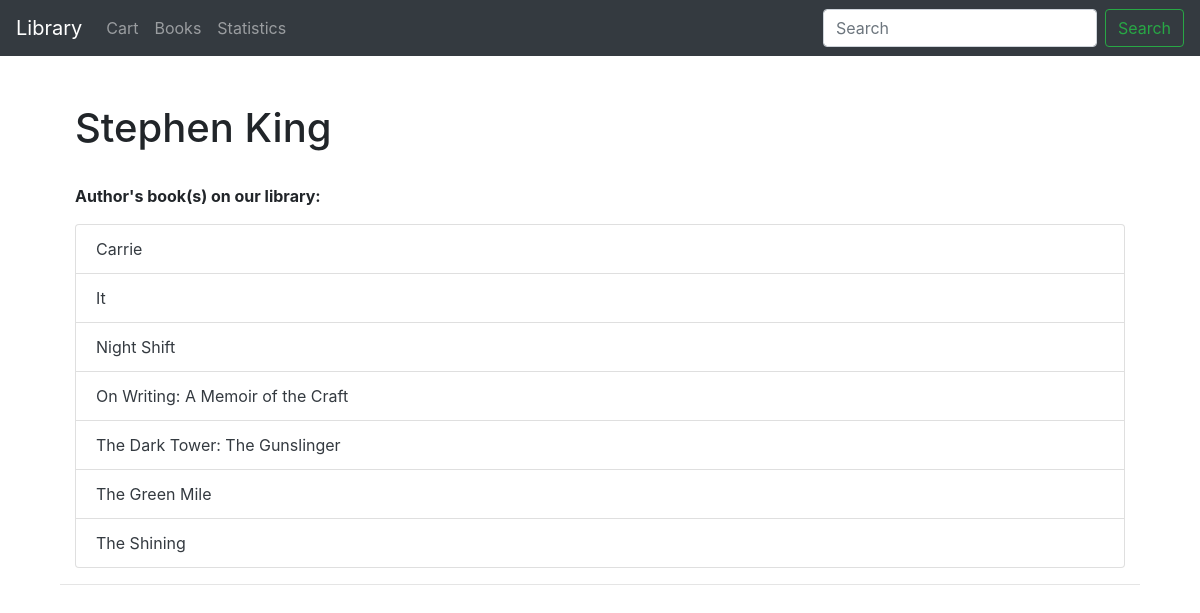
Screenshot of /author/3 with the database file from the repository.
### library/models.py (models this page shows, shortened)
class Author(models.Model):
    author_first_name = models.CharField(max_length=120)
    author_last_name = models.CharField(max_length=120)
    class Meta:
        ordering = ['author_last_name', 'author_first_name']
    def get_books_by_author(self):
        return Book.objects.filter(book_author=self)

class Book(models.Model):
    book_isbn = models.CharField('ISBN', max_length=13, unique=True, default=0)
    book_name = models.CharField('Name', max_length=200)
    book_author = models.ForeignKey(Author, on_delete=models.SET_NULL, null=True)
    book_genre = models.ManyToManyField(BookGenre, blank=True)
    book_language = models.ForeignKey(Language, on_delete=models.SET_NULL, null=True)
    book_launch_year = models.DateField('Date Published')
    book_acquired_year = models.DateField('Acquisition Date')
    book_description = models.TextField(max_length=1000, null=True, blank=True)
    book_quantity = models.IntegerField('Quantity')
    cart = models.ForeignKey(Cart, on_delete=models.CASCADE, null=True)
    class Meta:
        ordering = ['book_name']
    def __str__(self):
        return self.book_name
    def display_genre(self):
        return ', '.join([genre.item_genre for genre in self.book_genre.all()[:3]])
    display_genre.short_description = 'Genre'

### library/views.py (the view)
# urls.py: path('author/<int:pk>', views.AuthorDetailView.as_view(), name='author-detail'),
class AuthorDetailView(generic.DetailView):
    model = Author
    template_name = 'author_detail.html'

### templates/author_detail.html
{% extends "base.html" %}
{% block content %}
    <br>
    <div class="container">
        <div class="container">
            <h1>{{ author.author_first_name }} {{ author.author_last_name }}</h1>
        </div>
        <br>
        <div class="container">
              <p><strong>Author's book(s) on our library:</strong></p>
            <ul class="list-group">
            {% for books in author.get_books_by_author %}
                <li class="list-group-item"><a class="btn-link text-decoration-none text-dark" href="{% url 'book-detail' books.pk %}">{{ books }}</a></li>
            {% endfor %}
            </ul>
        </div>
        <hr>
    </div>
{% endblock %}

### rows the page displays
Author: author_first_name "Stephen", author_last_name "King"
Book: book_name "Carrie"
Book: book_name "It"
Book: book_name "Night Shift"
Book: book_name "On Writing: A Memoir of the Craft"
Book: book_name "The Dark Tower: The Gunslinger"
Book: book_name "The Green Mile"
Book: book_name "The Shining"
